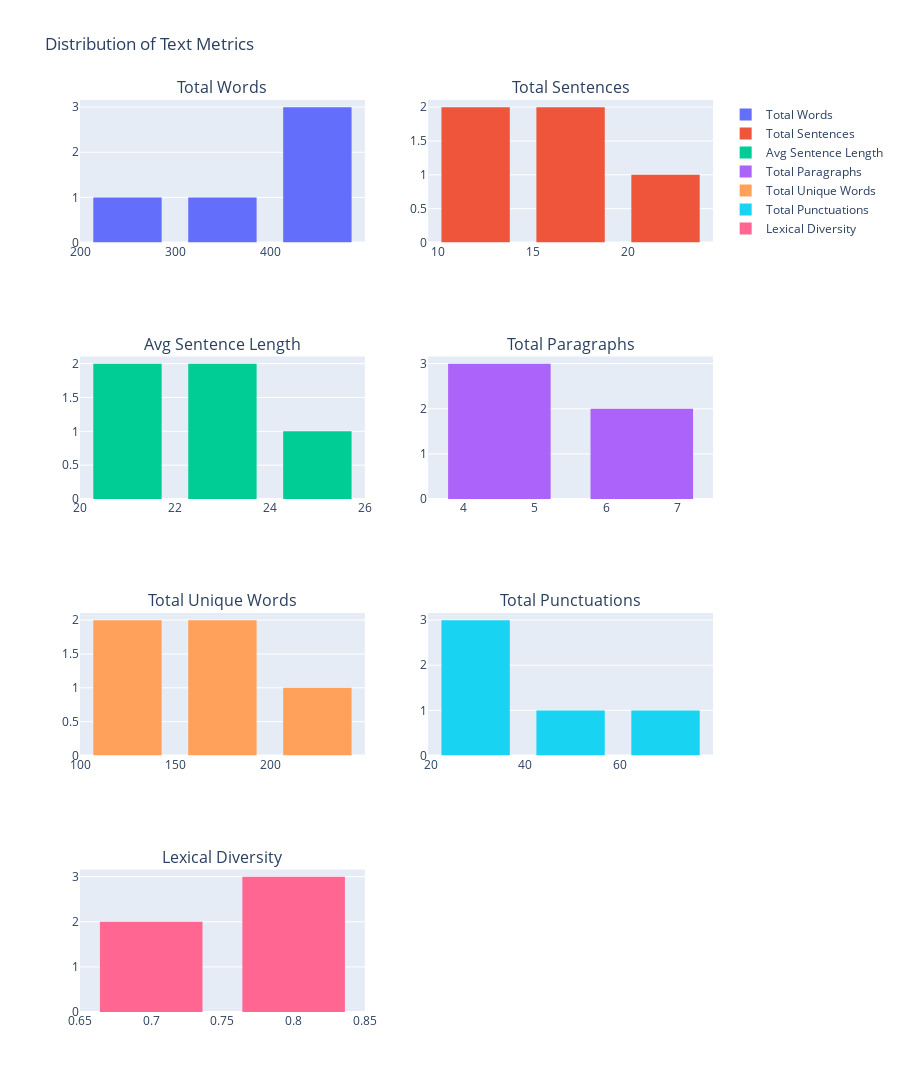

Notebook code cell kept with this figure:
### Markdown cell above
##### Text Description Histogram

### Code cell
params = {
    "text_column": "input",
    "unwanted_tokens": {'s', 's\'', 'mr', 'ms', 'mrs', 'dr', '\'s', ' ', "''", 'dollar', 'us', '``'},
    "lang": "english"
}

text_description_histograms(df_summarization, params)

### Figure 1 — Plotly figure (JSON) as saved in the notebook; plotly's stock layout.template omitted (floating-point values rounded to 4 significant figures)
{"data": [{"name": "Total Words", "type": "histogram", "x": [490, 433, 294, 472, 306], "xaxis": "x", "yaxis": "y"}, {"name": "Total Sentences", "type": "histogram", "x": [20, 15, 12, 19, 12], "xaxis": "x2", "yaxis": "y2"}, {"name": "Avg Sentence Length", "type": "histogram", "x": [21.1, 25.6, 22, 21.4, 22.1], "xaxis": "x3", "yaxis": "y3"}, {"name": "Total Paragraphs", "type": "histogram", "x": [6, 4, 4, 6, 4], "xaxis": "x4", "yaxis": "y4"}, {"name": "Total Unique Words", "type": "histogram", "x": [187, 163, 116, 203, 132], "xaxis": "x5", "yaxis": "y5"}, {"name": "Total Punctuations", "type": "histogram", "x": [63, 35, 24, 53, 38], "xaxis": "x6", "yaxis": "y6"}, {"name": "Lexical Diversity", "type": "histogram", "x": [0.7, 0.8, 0.7, 0.8, 0.8], "xaxis": "x7", "yaxis": "y7"}], "layout": {"annotations": [{"font": {"size": 16}, "showarrow": false, "text": "Total Words", "x": 0.225, "xanchor": "center", "xref": "paper", "y": 1, "yanchor": "bottom", "yref": "paper"}, {"font": {"size": 16}, "showarrow": false, "text": "Total Sentences", "x": 0.775, "xanchor": "center", "xref": "paper", "y": 1, "yanchor": "bottom", "yref": "paper"}, {"font": {"size": 16}, "showarrow": false, "text": "Avg Sentence Length", "x": 0.225, "xanchor": "center", "xref": "paper", "y": 0.7188, "yanchor": "bottom", "yref": "paper"}, {"font": {"size": 16}, "showarrow": false, "text": "Total Paragraphs", "x": 0.775, "xanchor": "center", "xref": "paper", "y": 0.7188, "yanchor": "bottom", "yref": "paper"}, {"font": {"size": 16}, "showarrow": false, "text": "Total Unique Words", "x": 0.225, "xanchor": "center", "xref": "paper", "y": 0.4375, "yanchor": "bottom", "yref": "paper"}, {"font": {"size": 16}, "showarrow": false, "text": "Total Punctuations", "x": 0.775, "xanchor": "center", "xref": "paper", "y": 0.4375, "yanchor": "bottom", "yref": "paper"}, {"font": {"size": 16}, "showarrow": false, "text": "Lexical Diversity", "x": 0.225, "xanchor": "center", "xref": "paper", "y": 0.1562, "yanchor": "bottom", "yref": "paper"}], "bargap": 0.2, "bargroupgap": 0.1, "height": 1600, "title": {"text": "Distribution of Text Metrics"}, "xaxis": {"anchor": "y", "domain": [0, 0.45]}, "xaxis2": {"anchor": "y2", "domain": [0.55, 1]}, "xaxis3": {"anchor": "y3", "domain": [0, 0.45]}, "xaxis4": {"anchor": "y4", "domain": [0.55, 1]}, "xaxis5": {"anchor": "y5", "domain": [0, 0.45]}, "xaxis6": {"anchor": "y6", "domain": [0.55, 1]}, "xaxis7": {"anchor": "y7", "domain": [0, 0.45]}, "xaxis8": {"anchor": "y8", "domain": [0.55, 1]}, "yaxis": {"anchor": "x", "domain": [0.8438, 1]}, "yaxis2": {"anchor": "x2", "domain": [0.8438, 1]}, "yaxis3": {"anchor": "x3", "domain": [0.5625, 0.7188]}, "yaxis4": {"anchor": "x4", "domain": [0.5625, 0.7188]}, "yaxis5": {"anchor": "x5", "domain": [0.2812, 0.4375]}, "yaxis6": {"anchor": "x6", "domain": [0.2812, 0.4375]}, "yaxis7": {"anchor": "x7", "domain": [0, 0.1562]}, "yaxis8": {"anchor": "x8", "domain": [0, 0.1562]}}}
